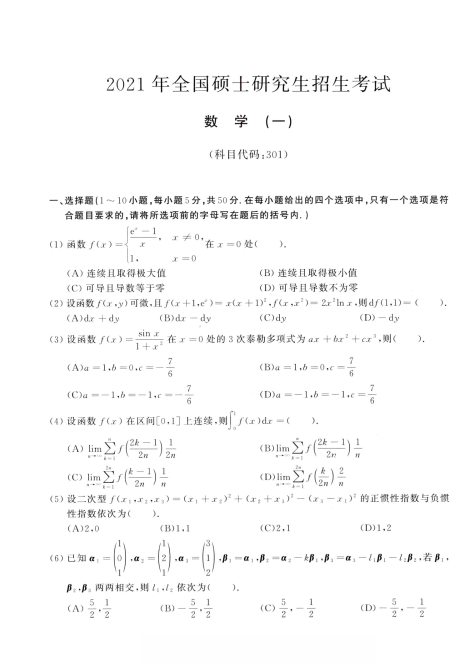
#> input picture poc/test_data/imgs/kaoyan_shu1_2021_p1.jpg, 939 x 1330 px (shown at 1/2 size)
$ python -i answer_lines.py   (imports and definitions only)
#> lines starting #> are read from the running program, lines starting #| are printed output that depends on the picture; after the words box and inside, x2 and y2 are one past the last pixel; in counts of white or black regions, pixels touching at a corner belong together
#> further down, picture is the input picture: shape (1330, 939, 3); mean B, G, R 249.6, 249.6, 249.6
"""Conservative image detection for repeated blank answer lines on exam pages."""

from __future__ import annotations

from collections import Counter
import re

import cv2
import numpy as np


_REPEATED_SLASHES = re.compile(r"(?:\\\s*){80,}")
_REPEATED_CHARACTER = re.compile(r"([^\s])\1{100,}")


def is_repetition_garbage(markdown: str) -> bool:
    """Detect the very long repeated output produced from blank writing lines."""
    if _REPEATED_SLASHES.search(markdown) or _REPEATED_CHARACTER.search(markdown):
        return True
    if len(markdown) < 1500:
        return False
    lines = [line.strip() for line in markdown.splitlines() if line.strip()]
    if len(lines) < 80:
        return False
    counts = Counter(lines).most_common(3)
    return counts[0][1] >= 30 and sum(count for _, count in counts) / len(lines) >= .75


def mask_answer_lines(image: np.ndarray) -> tuple[np.ndarray, int]:
    """Whiten only groups of long, dotted horizontal lines on a page image.

    A lone line may be an equation bar, diagram edge or underline. At least
    three similarly aligned, regularly spaced dotted lines are required.
    """
    if not isinstance(image, np.ndarray) or image.ndim < 2:
        return image, 0
    height, width = image.shape[:2]
#> height = 1330; width = 939
    if height < 100 or width < 100:
        return image, 0
    gray = cv2.cvtColor(image, cv2.COLOR_BGR2GRAY) if image.ndim == 3 else image
    ink = cv2.threshold(gray, 180, 255, cv2.THRESH_BINARY_INV)[1]
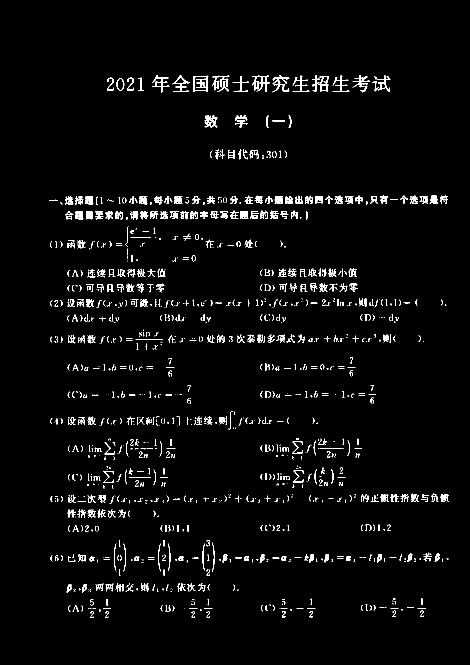
#> ink: shape (1330, 939) (shown at 1/2 size); 2.9% white in thin lines or dots, all inside (x1, y1, x2, y2) = (99, 150, 898, 1236)
    # Join small gaps between dots, then keep only long horizontal strokes.
    joined = cv2.morphologyEx(
        ink, cv2.MORPH_CLOSE,
        cv2.getStructuringElement(cv2.MORPH_RECT, (max(12, int(width * .016)), 1)),
    )
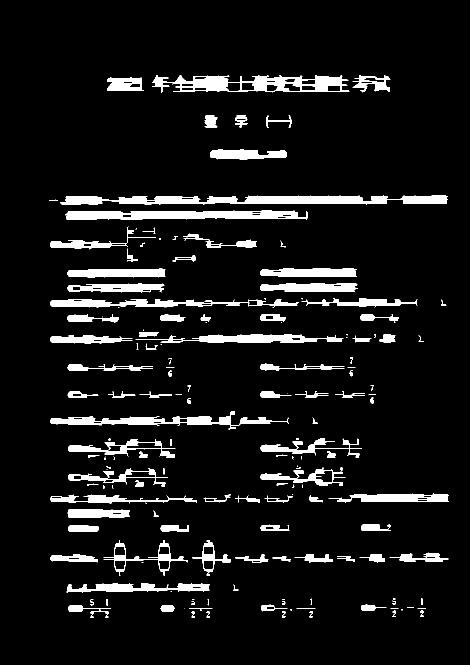
#> joined: shape (1330, 939) (shown at 1/2 size); 7.7% white; 174 white regions (62 under 20 px), largest, box (x1, y1, x2, y2) and area: (120, 391, 896, 410) 9679, (130, 421, 616, 440) 7008, (304, 150, 699, 185) 6760
    horizontal = cv2.morphologyEx(
        joined, cv2.MORPH_OPEN,
        cv2.getStructuringElement(cv2.MORPH_RECT, (max(30, int(width * .38)), 1)),
    )
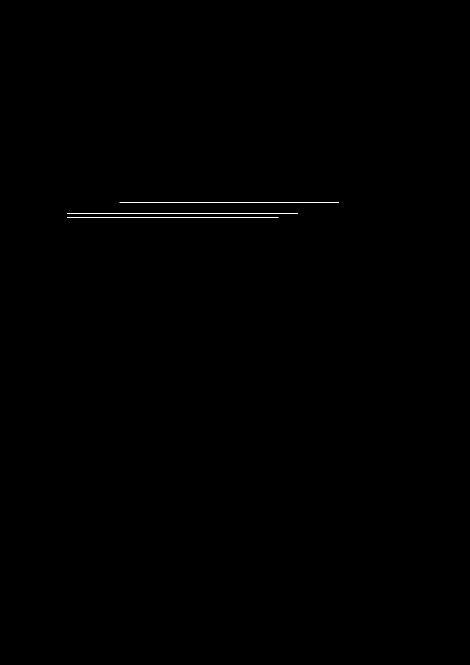
#> horizontal: shape (1330, 939) (shown at 1/2 size); 0.11% white in thin lines or dots, all inside (x1, y1, x2, y2) = (134, 405, 678, 435)
    contours, _ = cv2.findContours(horizontal, cv2.RETR_EXTERNAL, cv2.CHAIN_APPROX_SIMPLE)
#> contours = 3 contours, all with area under 20
    candidates = []
    for contour in contours:
        x, y, w, h = cv2.boundingRect(contour)
        if w < width * .5 or h > max(4, height * .005):
            continue
        # A solid rule is likely part of a table or diagram, not a writing line.
        fill = np.count_nonzero(ink[y:y+h, x:x+w]) / (w * h)
        if fill > .65:
            continue
        candidates.append((x, y, w, h))
#> this loop made 3 passes
#> (contour, x, y, w) on passes 1 to 3: ([[134, 434], [556, 434]], 134, 434, 423), ([[134, 427], [595, 427]], 134, 427, 462), ([[239, 405], [677, 405]], 239, 405, 439)
#> after the loop, candidates = []
    candidates.sort(key=lambda box: box[1])
    groups: list[list[tuple[int, int, int, int]]] = []
    for box in candidates:
        previous = groups[-1][-1] if groups else None
        if (previous and abs(box[0] - previous[0]) <= width * .02
                and abs(box[2] - previous[2]) <= width * .03
                and height * .015 <= box[1] - previous[1] <= height * .08):
            groups[-1].append(box)
        else:
            groups.append([box])
#> this loop made 0 passes
#> after the loop, groups = []
    selected = [box for group in groups if len(group) >= 3 for box in group]
#> selected = []
    if not selected:
        return image, 0
    cleaned = image.copy()
    for x, y, w, h in selected:
        cleaned[max(0, y-2):min(height, y+h+2), max(0, x-2):min(width, x+w+2)] = 255
    return cleaned, len(selected)

>>> import cv2
>>> picture = cv2.imread('../poc/test_data/imgs/kaoyan_shu1_2021_p1.jpg')
>>> result = mask_answer_lines(picture)

$ run again, on poc/test_data/imgs/tongji_gaoshu_first_p70.jpg
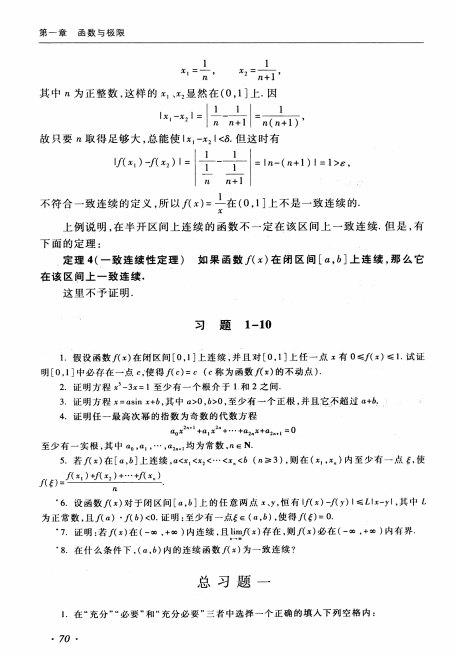
#> input picture poc/test_data/imgs/tongji_gaoshu_first_p70.jpg, 915 x 1316 px (shown at 1/2 size)
#> picture is the input picture: shape (1316, 915, 3); min 0, max 255, mean 243.7
#> in mask_answer_lines, `ink = cv2.threshold(gray, 180, 255, cv2.THRESH_BINARY_INV)[1]`:
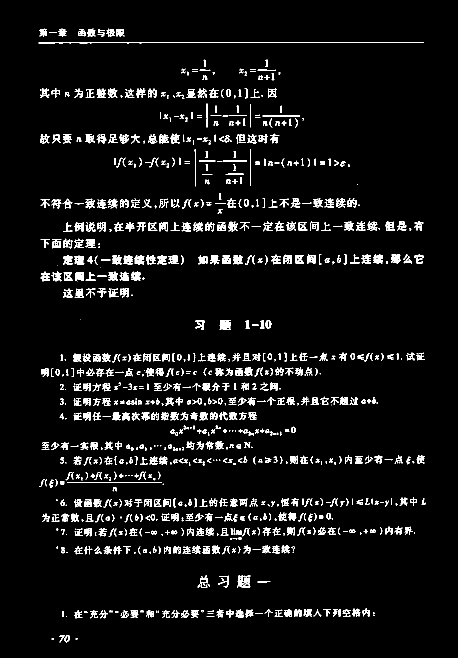
#> ink: shape (1316, 915) (shown at 1/2 size); 5.3% white in thin lines or dots, all inside (x1, y1, x2, y2) = (77, 57, 852, 1285)
#> joined: shape (1316, 915); 11.5% white; 92 white regions (12 under 20 px), largest, box (x1, y1, x2, y2) and area: (147, 705, 850, 725) 8467, (149, 995, 853, 1016) 8160, (127, 443, 663, 464) 7543
#> in mask_answer_lines, `horizontal = cv2.morphologyEx( joined, cv2.MORPH_OPEN, cv2.getStructur..`:
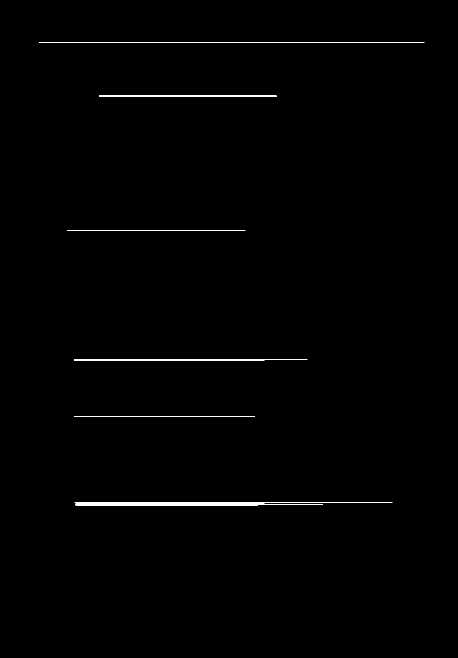
#> horizontal: shape (1316, 915) (shown at 1/2 size); 0.54% white; 7 white regions
#> contours = 7 contours, 2 with area under 20; largest, box (x1, y1, x2, y2) and area: (151, 1007, 646, 1011) 1158, (148, 718, 615, 721) 820, (149, 1004, 785, 1006) 399, (149, 832, 510, 834) 360, (198, 191, 554, 193) 354
#> the loop in mask_answer_lines, `for contour in contours:` made 7 passes
#> (x, y, w, h, fill) on passes 1, 2, 4: (151, 1007, 495, 4, 0.328), (149, 1004, 636, 2, 0.387), (148, 718, 467, 3, 0.321)
#> after the loop in mask_answer_lines, `for contour in contours:`: candidates = [(151, 1007, 495, 4), (149, 1004, 636, 2), (148, 718, 467, 3)]
#> the loop in mask_answer_lines, `for box in candidates:` made 3 passes
#> (box, previous) on passes 2 to 3: ((149, 1004, 636, 2), (148, 718, 467, 3)), ((151, 1007, 495, 4), (149, 1004, 636, 2))
#> after the loop in mask_answer_lines, `for box in candidates:`: groups = [[(148, 718, 467, 3)], [(149, 1004, 636, 2)], [(151, 1007, 495, 4)]]
#> selected = []
